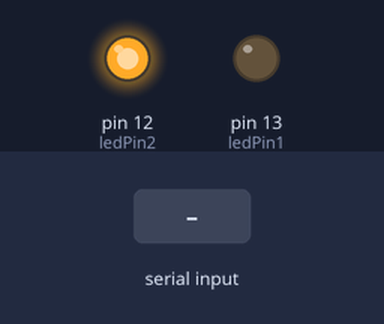
Recording of a sketch running on a simulated Arduino Uno, built with avr-gcc and run on an emulated ATmega328P. Shown: output pins drawn as LEDs (lit = HIGH). The inputs (shaded band) are chosen by the test bench.

Above: at 1.2 s.
1.3 s: "1" received over Serial
At 2.5 s:
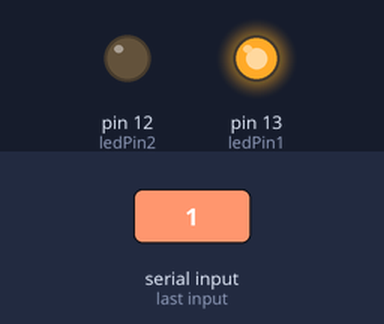
2.8 s: "0" received over Serial
At 3.7 s:
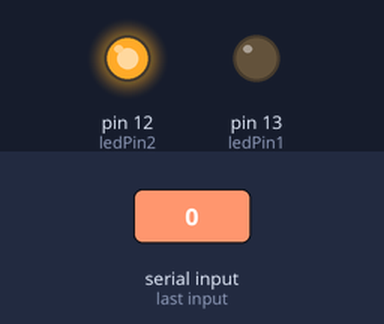
Timing chart, 0 to 5.8 s (numbered marks = the images above; inputs shaded):
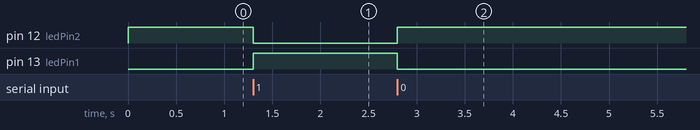

The sketch:

Arduino4_py.ino
```cpp
int datafromUser=0;
const int ledPin1 =  13;      // the number of the LED pin
const int ledPin2 = 12;
void setup() {
  // put your setup code here, to run once:
  pinMode( ledPin1 , OUTPUT );
  pinMode( ledPin2 , OUTPUT);
  Serial.begin(9600);
}

void loop() {
  // put your main code here, to run repeatedly:
  if(Serial.available() > 0)
  {
    datafromUser=Serial.read();
  }

  if(datafromUser == '1')
  {
    digitalWrite( ledPin1 , HIGH );
    digitalWrite( ledPin2 , LOW);

  }
  else
  {
    digitalWrite( ledPin1, LOW);
    digitalWrite( ledPin2, HIGH);

  }

}
```

Measured:
- after the input at 1.3 s, pin 12 (ledPin2): HIGH → LOW at once; pin 13 (ledPin1): LOW → HIGH at once
- after the input at 2.8 s, pin 12 (ledPin2): LOW → HIGH at once; pin 13 (ledPin1): HIGH → LOW at once
